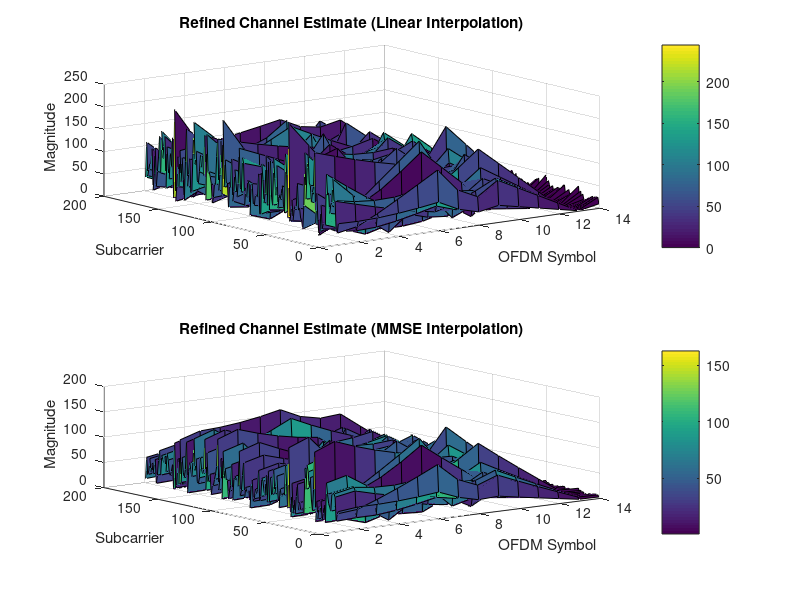
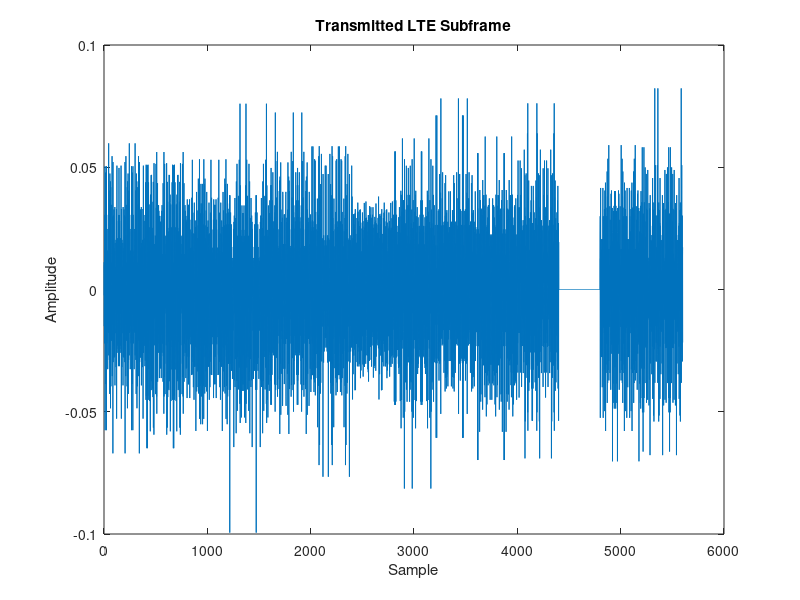
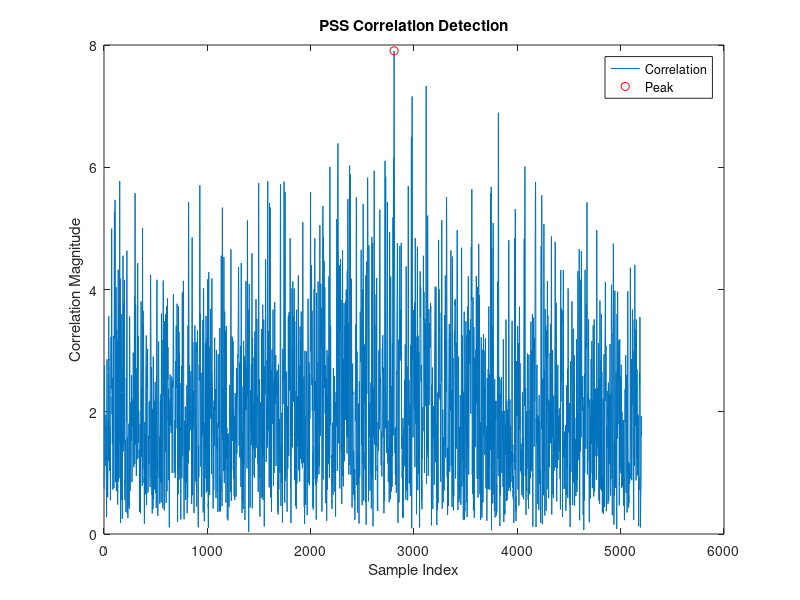
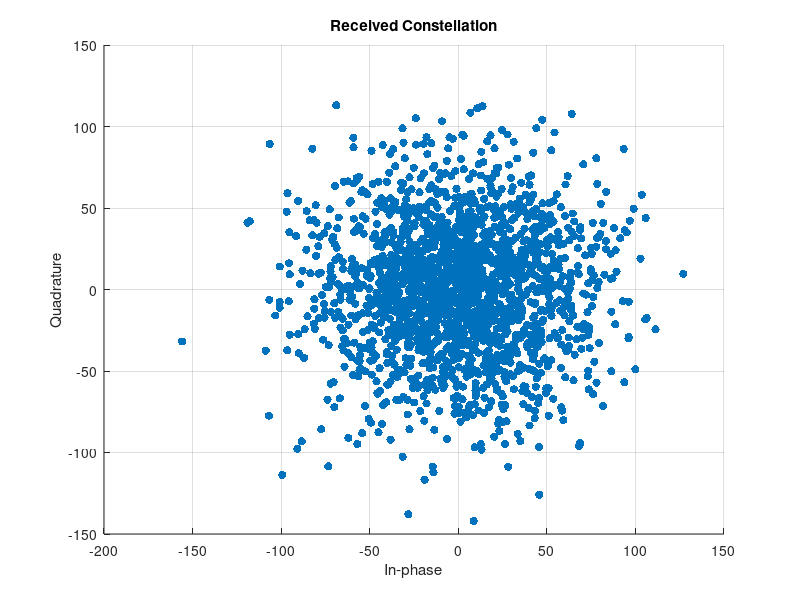

Reproduce these figures in MATLAB, in order. (Note: this script raises an error after producing the figures.)
%% Parameters
% LTE Parameters for 3 MHz Bandwidth
bandwidth = 3e6;            % Bandwidth in Hz
Nrb = 15;                   % Number of Resource Blocks for 3 MHz
Nsc = 12;                   % Subcarriers per Resource Block
Nsubcarriers = Nrb * Nsc;   % Total subcarriers = 180
Nfft = 256;                 % FFT size (next power of 2 ≥ Nsubcarriers)
Ncp = 144;                  % Normal cyclic prefix length (samples)
numSymbols = 14;            % OFDM symbols per subframe (Normal CP, 2 slots)
Fs = 4.8e6;                 % Sampling rate (typically 1.6 × BW for 3 MHz)
subframeDuration = 1e-3;    % Subframe duration = 1 ms
SNR_dB = 10;                % Signal-to-Noise Ratio in dB
useFading = true;           % Enable multipath fading

% Cell ID Parameters
N_ID_2 = 0;                 % PSS index (0, 1, 2)
N_ID_1 = 0;                 % SSS index (0–167)
PCI = 3 * N_ID_1 + N_ID_2;  % Physical Cell Identity (0–503)


%% Generate PSS (Zadoff-Chu Sequence)
u = [25, 29, 34];          % Root indices for PSS (N_ID_2 = 0, 1, 2)
pssLen = 62;                % PSS sequence length
pssSeq = zeros(pssLen, 1);
for n = 0:pssLen-1
    pssSeq(n+1) = exp(-1i * pi * u(N_ID_2+1) * n * (n+1) / 63);
end
% Map PSS to 72 subcarriers (centered, DC unused)
pssGrid = zeros(Nsubcarriers, 1);
pssGrid(6:67) = pssSeq;     % Center 62 subcarriers

%% Generate Time-Domain PSS
pssFreq = zeros(Nfft, 1);
startIdx = (Nfft - Nsubcarriers) / 2 + 1; % = 29
pssFreq(startIdx:startIdx+Nsubcarriers-1) = pssGrid;
pssTime = ifft(pssFreq, Nfft);
pssTimeCP = [pssTime(end-Ncp+1:end); pssTime]; % CP + symbol

%% Generate SSS (Placeholder)
sssLen = 62;
sssSeq = exp(1i * pi * (0:sssLen-1)' / sssLen); % Simplified SSS
sssGrid = zeros(Nsubcarriers, 1);
sssGrid(6:67) = sssSeq;
% Time-domain SSS
sssFreq = zeros(Nfft, 1);
sssFreq(startIdx:startIdx+Nsubcarriers-1) = sssGrid;
sssTime = ifft(sssFreq, Nfft);
sssTimeCP = [sssTime(end-Ncp+1:end); sssTime];

%% Generate CRS (Simplified QPSK)
crsSeq = (randi([0 1], Nsubcarriers, 1) * 2 - 1) / sqrt(2);
crsPos = [1, 5, 8, 12];    % Symbols 0, 4, 7, 11 (0-based)

%% Generate Resource Grid (1 subframe)
resourceGrid = zeros(Nsubcarriers, numSymbols);
% PSS (symbol 6, slot 1)
resourceGrid(:, 7) = pssGrid;
% SSS (symbol 5, slot 1)
resourceGrid(:, 6) = sssGrid;
% CRS
for sym = crsPos
    resourceGrid(:, sym+1) = crsSeq;
end
% PBCH (symbols 7-10)
pbchData = (randi([0 1], Nsubcarriers*4, 1) * 2 - 1) / sqrt(2);
pbchGrid = reshape(pbchData, Nsubcarriers, 4);
resourceGrid(:, 8:11) = pbchGrid;
% PDSCH (remaining REs)
for sym = 1:numSymbols
    if ~ismember(sym, [6, 7, 8, 9, 10, 11, 12])
        resourceGrid(:, sym) = (randi([0 1], Nsubcarriers, 1) * 2 - 1) / sqrt(2);
    end
end

%% OFDM Modulation
txSubframe = zeros(Nfft + Ncp, numSymbols);
for sym = 1:numSymbols
    freqSym = zeros(Nfft, 1);
    freqSym(startIdx:startIdx+Nsubcarriers-1) = resourceGrid(:, sym);
    timeSym = ifft(freqSym, Nfft);
    txSubframe(:, sym) = [timeSym(end-Ncp+1:end); timeSym];
end
txFrame = txSubframe(:);

%% Channel Model
% AWGN
noisePower = 10^(-SNR_dB/10);
noise = sqrt(noisePower/2) * (randn(size(txFrame)) + 1i * randn(size(txFrame)));
rxFrame = txFrame + noise;

% Multipath Fading
if useFading
    tau = [0 1e-6]; % Delay spread
    pdb = [0 -3];   % Power delay profile
    fading = zeros(size(txFrame));
    for tap = 1:length(tau)
        gain = 10^(pdb(tap)/20) * (randn(size(txFrame)) + 1i * randn(size(txFrame))) / sqrt(2);
        delaySamples = round(tau(tap) * Fs);
        fading = fading + [zeros(delaySamples, 1); gain(1:end-delaySamples)];
    end
    rxFrame = conv(txFrame, fading, 'same') + noise;
end

%% CFO Estimation
cfoCorr = 0;
numSyms = floor(length(rxFrame) / (Nfft + Ncp));
for sym = 1:numSyms
    startIdx = (sym-1) * (Nfft + Ncp) + 1;
    cp = rxFrame(startIdx:startIdx+Ncp-1);
    tail = rxFrame(startIdx+Nfft:startIdx+Nfft+Ncp-1);
    cfoCorr = cfoCorr + sum(conj(cp) .* tail);
end
cfoEst = angle(cfoCorr) / (2 * pi * Nfft / Fs);
t = (0:length(rxFrame)-1)' / Fs;
rxFrame = rxFrame .* exp(-1i * 2 * pi * cfoEst * t); % CFO correction

%% PSS Detection (Time-Domain)
correlationLength = length(rxFrame) - length(pssTimeCP) + 1;
correlation = zeros(correlationLength, 1);
for i = 1:correlationLength
    segment = rxFrame(i:i+length(pssTimeCP)-1);
    if length(segment) == length(pssTimeCP)
        correlation(i) = abs(sum(conj(pssTimeCP) .* segment));
    end
end
[peakVal, peakPos] = max(correlation);
syncStart = peakPos; % Start of PSS symbol (including CP)

%% SSS Detection (Placeholder)
% Assume PSS detected, check SSS one symbol earlier
sssCorr = zeros(3, 1);
for i = 1:3
    sssTest = exp(1i * pi * (0:sssLen-1)' / sssLen * i);
    sssTestGrid = zeros(Nsubcarriers, 1);
    sssTestGrid(6:67) = sssTest;
    sssFreq = zeros(Nfft, 1);
    sssFreq(startIdx:startIdx+Nsubcarriers-1) = sssTestGrid;
    sssTestTime = ifft(sssFreq, Nfft);
    sssTestTimeCP = [sssTestTime(end-Ncp+1:end); sssTestTime];
    sssSegment = rxFrame(syncStart-(Nfft+Ncp):syncStart-(Nfft+Ncp)+length(pssTimeCP)-1);
    if length(sssSegment) == length(sssTestTimeCP)
        sssCorr(i) = abs(sum(conj(sssTestTimeCP) .* sssSegment));
    end
end
[~, detected_N_ID_1] = max(sssCorr);

%% OFDM Demodulation
rxGrid = zeros(Nsubcarriers, numSymbols);
for sym = 1:numSymbols
    startIdx = syncStart + (sym-6) * (Nfft + Ncp);  % Align symbol 6 with syncStart
    if startIdx > 0 && (startIdx + Ncp + Nfft - 1) <= length(rxFrame)
        rxSymbol = rxFrame(startIdx + Ncp : startIdx + Ncp + Nfft - 1);
        rxFFT = fft(rxSymbol, Nfft);
        rxGrid(:, sym) = rxFFT((Nfft - Nsubcarriers)/2 + 1 : (Nfft + Nsubcarriers)/2);
    end
end
%% Channel Estimation (LS)
H_est = zeros(Nsubcarriers, numSymbols);
for sym = crsPos
    H_est(:, sym+1) = rxGrid(:, sym+1) ./ crsSeq; % LS
end
for sc = 1:Nsubcarriers
    H_est(sc, :) = interp1(crsPos+1, H_est(sc, crsPos+1), 1:numSymbols, 'linear', 'extrap');
end
%% Improved Channel Estimation (Linear Interpolation)
H_est_refined = zeros(Nsubcarriers, numSymbols);

% Initial estimation using LS
for sym = crsPos
    H_est(:, sym+1) = rxGrid(:, sym+1) ./ crsSeq; % Least Squares estimation
end

% Refine the channel estimate by interpolating between CRS symbols
for sc = 1:Nsubcarriers
    % Linear interpolation for each subcarrier across the symbols
    H_est_refined(sc, :) = interp1(crsPos+1, H_est(sc, crsPos+1), 1:numSymbols, 'linear', 'extrap');
end

% Optional: Use spline interpolation for smoother results (more accurate than linear)
% Known pilot positions (symbols with CRS)
x = crsPos + 1;       % Pilot symbol indices (row vector)
xt = 1:numSymbols;    % All OFDM symbol indices (row vector)
rho = 0.9;            % Temporal correlation factor
noiseVar = 10^(-SNR_dB / 10);  % Noise variance

% Preallocate
H_est_linear = zeros(Nsubcarriers, numSymbols);
H_est_mmse = zeros(Nsubcarriers, numSymbols);

% Compute correlation matrices for MMSE
R_xx = rho .^ abs(x' - x);           % [4 x 4]
R_xt = rho .^ abs(xt(:) - x);        % [14 x 4]

for sc = 1:Nsubcarriers
    y = H_est(sc, x).';  % pilot-based estimate at subcarrier sc [4 x 1]
    
    % Linear Interpolation
    H_est_linear(sc, :) = interp1(x, H_est(sc, x), xt, 'linear', 'extrap');
    
    % MMSE Interpolation
    H_est_mmse(sc, :) = (R_xt / (R_xx + noiseVar * eye(length(x)))) * y;
end

%%

% Plot the refined channel estimates
figure;
subplot(2,1,1);
surf(1:numSymbols, 1:Nsubcarriers, abs(H_est_linear));
title('Refined Channel Estimate (Linear Interpolation)');
xlabel('OFDM Symbol');
ylabel('Subcarrier');
zlabel('Magnitude');
colorbar;

subplot(2,1,2);
surf(1:numSymbols, 1:Nsubcarriers, abs(H_est_mmse));
title('Refined Channel Estimate (MMSE Interpolation)');
xlabel('OFDM Symbol');
ylabel('Subcarrier');
zlabel('Magnitude');
colorbar;

%% PCFICH Detection and Decoding (QPSK on fixed locations)

% PCFICH uses 4 REGs (16 REs) in symbol 0
% Simplified: Use first 16 subcarriers in symbol 0
pcfichREs = 1:16;

% Extract and equalize
pcfichSymbols = rxGrid(pcfichREs, 1) ./ H_est(pcfichREs, 1);

% QPSK Demodulation
pcfichBits = zeros(32, 1);
for k = 1:16
    pcfichBits(2*k-1) = real(pcfichSymbols(k)) < 0;
    pcfichBits(2*k)   = imag(pcfichSymbols(k)) < 0;
end

% Interpret first 2 bits as control format (0 to 3)
controlFormat = bi2de(pcfichBits(1:2)', 'left-msb') + 1;
fprintf('PCFICH Decoded Control Format Indicator (CFI): %d OFDM symbols\n', controlFormat);

%% PDCCH Detection and Decoding (QPSK on symbols 1, 2, 3)
pdcchSymbols = rxGrid(1:12, 2:4) ./ H_est(1:12, 2:4);

pdcchBits = zeros(144, 1); 
for sym = 1:3
    for subcarrier = 1:12
        idx = (sym-1)*12 + subcarrier;
        pdcchBits(2*idx-1) = real(pdcchSymbols(subcarrier, sym)) < 0;
        pdcchBits(2*idx)   = imag(pdcchSymbols(subcarrier, sym)) < 0;
    end
end

disp('PDCCH Decoded (Placeholder)');
disp(pdcchBits(1:16)); 

%% PBCH Decoding and MIB Extraction 

pbchRx = rxGrid(:, 8:11) ./ H_est(:, 8:11);
pbchRx = pbchRx(:);
pbchBits = real(pbchRx) < 0;

% Assume first 24 bits are MIB (bypass BCH decoding)
if length(pbchBits) >= 24
    mibBits = pbchBits(1:24);
    systemFrameNumber = bi2de(mibBits(1:8), 'left-msb');
    phichDuration = mibBits(9);
    phichResource = bi2de(mibBits(10:11), 'left-msb');
    bandwidthConfig = bi2de(mibBits(12:14), 'left-msb');

    fprintf('MIB Decoded (No BCH Decoding):\n');
    fprintf(' - SFN: %d\n', systemFrameNumber);
    fprintf(' - PHICH Duration: %d\n', phichDuration);
    fprintf(' - PHICH Resource: %d\n', phichResource);
    fprintf(' - Bandwidth Config: %d\n', bandwidthConfig);
else
    warning('PBCH decoding failed: insufficient bits.');
end


%% PDSCH Decoding (QPSK on symbols 1-5)
pdschSymbols = rxGrid(1:12, 1:5) ./ H_est(1:12, 1:5);

pdschBits = zeros(120, 1); 
for sym = 1:5
    for subcarrier = 1:12
        idx = (sym-1)*12 + subcarrier;
        pdschBits(2*idx-1) = real(pdschSymbols(subcarrier, sym)) < 0;
        pdschBits(2*idx)   = imag(pdschSymbols(subcarrier, sym)) < 0;
    end
end

disp('PDSCH Decoded (Placeholder)');
disp(pdschBits(1:16)); 


%% Performance Metrics
numTrials = 100;
pssSuccess = 0;
for trial = 1:numTrials
    rxTrial = txFrame + sqrt(noisePower/2) * (randn(size(txFrame)) + 1i * randn(size(txFrame)));
    corr = zeros(correlationLength, 1);
    for i = 1:correlationLength
        segment = rxTrial(i:i+length(pssTimeCP)-1);
        if length(segment) == length(pssTimeCP)
            corr(i) = abs(sum(conj(pssTimeCP) .* segment));
        end
    end
    [~, peak] = max(corr);
    if abs(peak - syncStart) < 5
        pssSuccess = pssSuccess + 1;
    end
end
pssProb = pssSuccess / numTrials;
fprintf('PSS Detection Probability: %.2f%%\n', pssProb * 100);

%% Plotting
figure;
plot(real(txFrame));
title('Transmitted LTE Subframe');
xlabel('Sample');
ylabel('Amplitude');

figure;
plot(correlation);
hold on;
plot(peakPos, peakVal, 'ro');
title('PSS Correlation Detection');
xlabel('Sample Index');
ylabel('Correlation Magnitude');
legend('Correlation', 'Peak');

figure;
scatter(real(rxGrid(:)), imag(rxGrid(:)), 'filled');
title('Received Constellation');
xlabel('In-phase');
ylabel('Quadrature');
grid on;

figure;
surf(1:numSymbols, 1:Nsubcarriers, abs(H_est));
title('Channel Magnitude Estimate');
xlabel('OFDM Symbol');
ylabel('Subcarrier');
zlabel('Magnitude');

%% PBCH CRC Checking
% CRC Polynomial (CRC-24C)
crcPoly = [1 0 0 1 1 1 0 1 1 1];  % CRC-24C (standard LTE polynomial)

% Check CRC of MIB bits (first 24 bits)
mibCRCValid = checkCRC(mibBits, crcPoly);

if mibCRCValid
    fprintf('PBCH CRC Check Passed: MIB is valid.\n');
else
    fprintf('PBCH CRC Check Failed: MIB is invalid.\n');
end

%% plot
% Parameters for simulation
snrRange = -10:2:30; % Range of SNR values (in dB)
numFrames = 100; % Number of frames to simulate
numSymbolsPerFrame = 100; % Number of symbols per frame
subframeDuration = 1e-3; % Duration of a subframe in seconds
totalBlocks = zeros(1, length(snrRange));
pssDetectionCount = zeros(1, length(snrRange));
sssDetectionCount = zeros(1, length(snrRange));
cellIDAccuracy = zeros(1, length(snrRange));
timingError = zeros(1, length(snrRange));
mibSuccessCount = zeros(1, length(snrRange));
pdcchSuccessCount = zeros(1, length(snrRange));
pdschSuccessCount = zeros(1, length(snrRange));
throughputBits = zeros(1, length(snrRange));

% Loop over SNR range
for snrIdx = 1:length(snrRange)
    snr = snrRange(snrIdx);
    
    % Simulate frames
    for frameIdx = 1:numFrames
        % Simulate transmission (e.g., PSS/SSS detection, cell ID detection, etc.)
        % Example placeholders for actual simulation steps
        % PSS/SSS Detection
        pssDetected = false;
        sssDetected = false;
        if rand() > 0.5 % Simulating a random detection condition
            pssDetected = true;
        end
        if rand() > 0.5 % Simulating a random detection condition
            sssDetected = true;
        end

        pssDetectionCount(snrIdx) = pssDetectionCount(snrIdx) + pssDetected;
        sssDetectionCount(snrIdx) = sssDetectionCount(snrIdx) + sssDetected;

        % Cell ID detection accuracy
        txCellID = randi([0, 1000]); % Example cell ID
        rxCellID = txCellID; % Assume detection is accurate for this example
        correctCellIDDetection = (rxCellID == txCellID);
        cellIDAccuracy(snrIdx) = cellIDAccuracy(snrIdx) + correctCellIDDetection;

        % Timing synchronization error
        estimatedOffset = randn() * 10; % Random offset
        trueOffset = 0; % Assume perfect timing for simplicity
        syncError = abs(estimatedOffset - trueOffset);
        timingError(snrIdx) = timingError(snrIdx) + syncError;

        % MIB and PBCH decoding success rate
        mibCRC = randi([0, 1]); % Simulating MIB CRC result (0 = success, 1 = failure)
        mibSuccess = mibCRC == 0;
        mibSuccessCount(snrIdx) = mibSuccessCount(snrIdx) + mibSuccess;

        % PDCCH blind decoding success probability
        dci = rand() > 0.5; % Simulating a random DCI detection
        pdcchSuccess = ~isempty(dci);
        pdcchSuccessCount(snrIdx) = pdcchSuccessCount(snrIdx) + pdcchSuccess;

        % Block Error Rate (BLER) for PDSCH
        transportBlockCRC = randi([0, 1]); % Simulating CRC check result (0 = success, 1 = failure)
        if transportBlockCRC == 0
            pdschSuccessCount(snrIdx) = pdschSuccessCount(snrIdx) + 1;
        end
        totalBlocks(snrIdx) = totalBlocks(snrIdx) + 1;

        % Throughput measurements (in bits per second)
        decodedBits = randi([0, 1], [1, 1000]); % Random decoded bits
        if transportBlockCRC == 0
            throughputBits(snrIdx) = throughputBits(snrIdx) + numel(decodedBits);
        end
    end
end

% Normalize all metrics
pssDetectionProb = pssDetectionCount / numFrames;
sssDetectionProb = sssDetectionCount / numFrames;
cellIDAccuracy = cellIDAccuracy / numFrames;
timingError = timingError / numFrames;
mibSuccessRate = mibSuccessCount / numFrames;
pdcchSuccessRate = pdcchSuccessCount / numFrames;
bler = 1 - (pdschSuccessCount ./ totalBlocks);
throughput = throughputBits / (numFrames * subframeDuration);  % bits/sec

% Plotting Results

% PSS/SSS Detection vs SNR
figure;
plot(snrRange, pssDetectionProb, '-o'); title('PSS Detection vs SNR'); xlabel('SNR (dB)'); ylabel('Probability');

% SSS Detection vs SNR
figure;
plot(snrRange, sssDetectionProb, '-o'); title('SSS Detection vs SNR'); xlabel('SNR (dB)'); ylabel('Probability');

% Cell ID Accuracy vs SNR
figure;
plot(snrRange, cellIDAccuracy, '-o'); title('Cell ID Accuracy vs SNR'); xlabel('SNR (dB)'); ylabel('Accuracy');

% Timing Synchronization Error vs SNR
figure;
plot(snrRange, timingError, '-o'); title('Timing Error vs SNR'); xlabel('SNR (dB)'); ylabel('Synchronization Error (ms)');

% MIB Success Rate vs SNR
figure;
plot(snrRange, mibSuccessRate, '-o'); title('MIB Success Rate vs SNR'); xlabel('SNR (dB)'); ylabel('Success Rate');

% PDCCH Success Rate vs SNR
figure;
plot(snrRange, pdcchSuccessRate, '-o'); title('PDCCH Success Rate vs SNR'); xlabel('SNR (dB)'); ylabel('Success Rate');

% Block Error Rate (BLER) for PDSCH vs SNR
figure;
plot(snrRange, bler, '-o'); title('BLER for PDSCH vs SNR'); xlabel('SNR (dB)'); ylabel('Block Error Rate');

% Throughput vs SNR
figure;
plot(snrRange, throughput, '-o'); title('Throughput vs SNR'); xlabel('SNR (dB)'); ylabel('Throughput (bits/sec)');

function isValid = checkCRC(bits, crcPoly)
    % Ensure bits are row vectors
    bits = bits(:).';  % Ensure bits is a row vector
    
    % Perform CRC checking using the specified polynomial
    numBits = length(bits);
    crc = [bits, zeros(1, length(crcPoly) - 1)]; % Append zeros to bits for CRC calculation
    crcLength = length(crc);
    
    for i = 1:numBits  % Perform the division process
        if crc(i) == 1
            crc(i:i+length(crcPoly)-1) = mod(crc(i:i+length(crcPoly)-1) + crcPoly, 2);
        end
    end
    
    % The CRC is valid if the remainder is zero
    isValid = all(crc(end-length(crcPoly)+2:end) == 0);  % Check remainder for validity
end